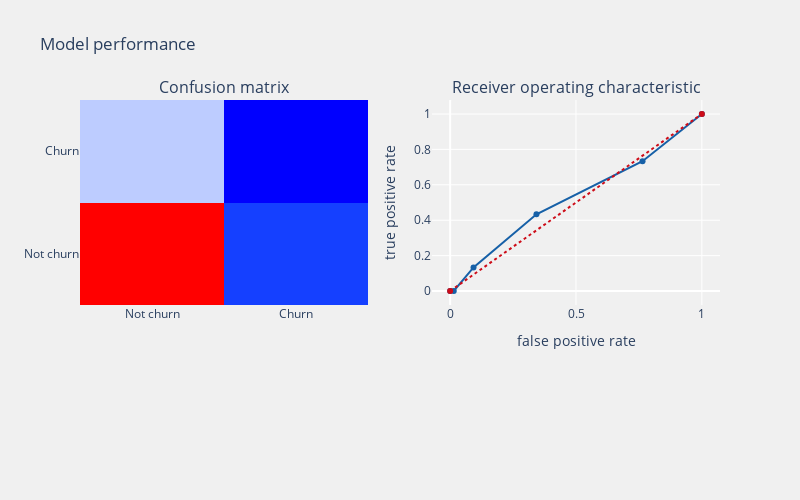

Here is the notebook cell this chart was saved with:
### Code cell
from sklearn.neighbors import KNeighborsClassifier
knn = KNeighborsClassifier(algorithm='auto', leaf_size=30, metric='minkowski',
                           metric_params=None, n_jobs=1, n_neighbors=5, p=2,
                           weights='uniform')
telecom_churn_prediction(knn, x_train, x_test, y_train, y_test, 'None', threshold_plot=True)

### Figure 1 — Plotly figure (JSON) as saved in the notebook; plotly's stock layout.template omitted (floating-point values rounded to 4 significant figures)
{"data": [{"colorscale": [[0, "rgb(0,0,255)"], [0.1, "rgb(51,153,255)"], [0.2, "rgb(102,204,255)"], [0.3, "rgb(153,204,255)"], [0.4, "rgb(204,204,255)"], [0.5, "rgb(255,255,255)"], [0.6, "rgb(255,204,255)"], [0.7, "rgb(255,153,255)"], [0.8, "rgb(255,102,204)"], [0.9, "rgb(255,102,102)"], [1, "rgb(255,0,0)"]], "name": "Confusion matrix", "showscale": false, "type": "heatmap", "x": ["Not churn", "Churn"], "xaxis": "x", "y": ["Not churn", "Churn"], "yaxis": "y", "z": [[127, 13], [52, 8]]}, {"line": {"color": "rgb(22, 96, 167)", "width": 2}, "name": "Roc: 0.5202380952380953", "type": "scatter", "x": [0, 0.01429, 0.09286, 0.3429, 0.7643, 1], "xaxis": "x2", "y": [0, 0, 0.1333, 0.4333, 0.7333, 1], "yaxis": "y2"}, {"line": {"color": "rgb(205, 12, 24)", "dash": "dot", "width": 2}, "type": "scatter", "x": [0, 1], "xaxis": "x2", "y": [0, 1], "yaxis": "y2"}], "layout": {"annotations": [{"font": {"size": 16}, "showarrow": false, "text": "Confusion matrix", "x": 0.225, "xanchor": "center", "xref": "paper", "y": 1, "yanchor": "bottom", "yref": "paper"}, {"font": {"size": 16}, "showarrow": false, "text": "Receiver operating characteristic", "x": 0.775, "xanchor": "center", "xref": "paper", "y": 1, "yanchor": "bottom", "yref": "paper"}], "autosize": false, "height": 500, "margin": {"b": 195}, "paper_bgcolor": "rgba(240,240,240,0.95)", "plot_bgcolor": "rgba(240,240,240,0.95)", "showlegend": false, "title": {"text": "Model performance"}, "width": 800, "xaxis": {"anchor": "y", "domain": [0, 0.45]}, "xaxis2": {"anchor": "y2", "domain": [0.55, 1], "title": {"text": "false positive rate"}}, "yaxis": {"anchor": "x", "domain": [0, 1]}, "yaxis2": {"anchor": "x2", "domain": [0, 1], "title": {"text": "true positive rate"}}}}
